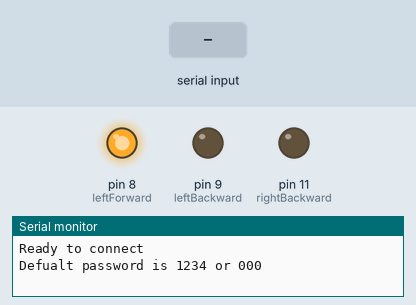
A sketch run on a simulated Arduino Uno, built with avr-gcc and run on an emulated ATmega328P. Shown: output pins drawn as LEDs (lit = HIGH), the last lines printed to the serial monitor. The test bench sets the inputs (shaded band). Pins used as bus, display or sensor lines are not drawn.

Above: at 2.8 s.
2.9 s: "1" received over the second serial link
At 3.8 s:
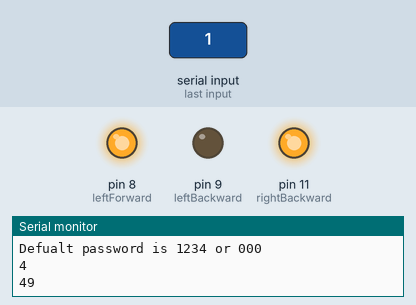
4.5 s: "2" received over the second serial link
At 5.3 s:
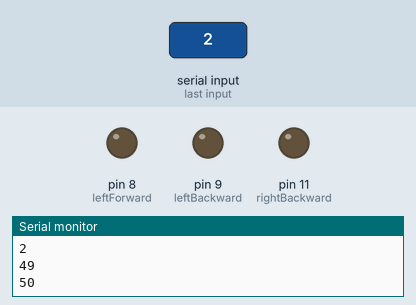
6.5 s: "3" received over the second serial link
At 8.0 s:
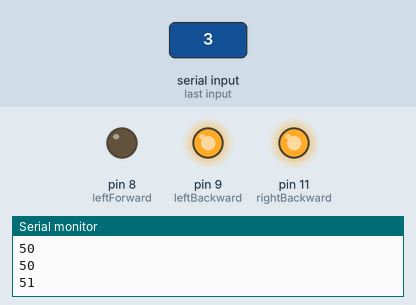
8.5 s: "0" received over the second serial link
At 9.6 s:
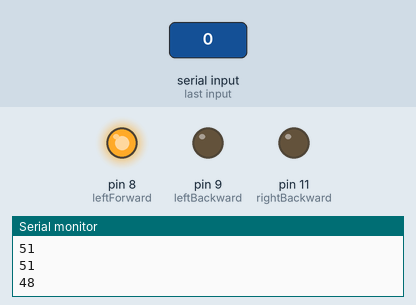
Timing chart, 0 to 11.5 s (numbered marks = the images above; inputs shaded):
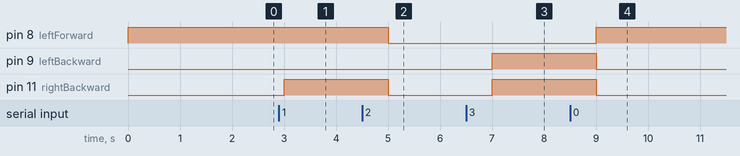

The sketch:

Rover.ino
```cpp
#include <SoftwareSerial.h>
SoftwareSerial MyBlue(2, 3); // RX | TX
int flag = 4;
int prevFlag = flag;
int power = 4;
const int leftForward = 8;
const int leftBackward = 9;
const int rightForward = 10;
const int rightBackward = 11;
void setup()
{
 Serial.begin(9600);
 MyBlue.begin(9600);
 pinMode(leftForward, OUTPUT);
 pinMode(leftBackward, OUTPUT);
 pinMode(leftForward, OUTPUT);
 pinMode(rightBackward, OUTPUT);
 pinMode(power, OUTPUT);
 digitalWrite(power, HIGH);
 Serial.println("Ready to connect\nDefualt password is 1234 or 000");
}
void loop()
{
 if (MyBlue.available())
{
   Serial.println(flag);
   flag = MyBlue.read();
   Serial.println(flag);
}

 if (flag == '0')
 {
  digitalWrite(leftForward , HIGH);
  digitalWrite(leftBackward , LOW);
  digitalWrite(rightForward , HIGH);
  digitalWrite(rightBackward , LOW);
   delay(1000);
 }
 else if (flag == '1')
 {
  digitalWrite(leftForward , HIGH);
  digitalWrite(leftBackward , LOW);
  digitalWrite(rightForward , LOW);
  digitalWrite(rightBackward , HIGH);
   delay(1000);
   Serial.println("2");
 }
 else if (flag == '2')
 {
  digitalWrite(leftForward , LOW);
  digitalWrite(leftBackward , LOW);
  digitalWrite(rightForward , HIGH);
  digitalWrite(rightBackward , LOW);
   delay(1000);
 }
 else if (flag == '3')
 {
  digitalWrite(leftForward , LOW);
  digitalWrite(leftBackward , HIGH);
  digitalWrite(rightForward , LOW);
  digitalWrite(rightBackward , HIGH);
   delay(1000);
 }
 else{

  digitalWrite(leftForward , HIGH);
  digitalWrite(leftBackward , LOW);
  digitalWrite(rightForward , HIGH);
  digitalWrite(rightBackward , LOW);
   delay(1000);
 }
}
```

Measured:
- after the input at 2.9 s, pin 11 (rightBackward): LOW → HIGH after 0.10 s
- after the input at 4.5 s, pin 8 (leftForward), pin 11 (rightBackward): HIGH → LOW after 0.50 s
- after the input at 6.5 s, pin 9 (leftBackward), pin 11 (rightBackward): LOW → HIGH after 0.50 s
- after the input at 8.5 s, pin 8 (leftForward): LOW → HIGH after 0.50 s; pin 9 (leftBackward), pin 11 (rightBackward): HIGH → LOW after 0.50 s
